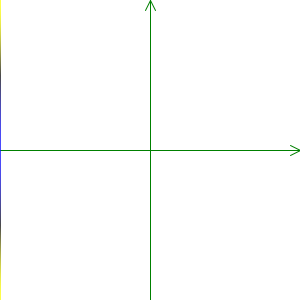
Frame 1 (no input)
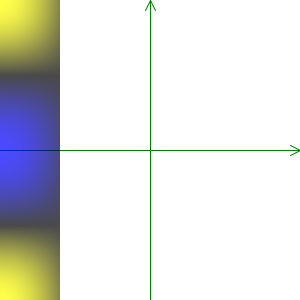
Frame 60 (the mouse pressed at the canvas centre just before this capture)
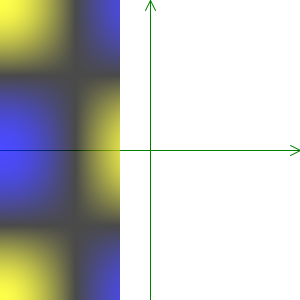
Frame 120 (the mouse held since frame 60 and released just before this capture)

The Processing sketch that drew these frames (run headless with seeded random() and noise(); from frame 60 on, the mouse is pressed at the canvas centre):

// Processing sketch: two_vars_chart_03_procedural
// ── two_vars_chart_03_procedural.pde
//Wykres funkcji dwu zmiennych w trybie proceduralnym
//-///////////////////////////////////////////////////////

float mojaFunkcja(float x,float y) //TO JEST WIZUALIZOWANA FUNKCJA TRYGONOMETRYCZNA
{
  return cos(x)*cos(y);
}

//Globalne ustawienia
float krokX,krokY,mnozZ;
void setup()
{
  size(300,300);
  smooth();
  background(255);
  krokX=(PI*2)/width; //Jaki fragment X na jedną kolumnę okna o długości width
  krokY=(PI*2)/height; //Jaki fragment Y na jeden wiersz okna o wysokości height
  mnozZ=255;
  axes();
  //blendMode(REPLACE);
}

int k=0; //Licznik pętli po kolumnach ukrytej w wywołaniach draw()
void draw() //Rysuje wykres kolumna po kolumnie
{
  if(k<width) //Przejście po wszystkich kolumnach pikseli
  {
    float x=k*krokX-PI;   //Przeliczenie kolumny okna na x , chcemy żeby też były ujemne
    for(int w=0;w<height;w++) // a w kolumnach przejście po wszystkich wierszach
    {
      float y=(height-w)*krokY-PI; //Przeliczenie wiersza okna na y , chcemy żeby też były ujemne
      float z=mojaFunkcja(x,y);    //Obliczenie funkcji
      if(z>0) stroke(z*mnozZ,z*mnozZ,0); //Ustalenie koloru dla wyników dodatnich
      else    stroke(0,0,-z*mnozZ); // oraz dla ujemnych
      point(k,w);            //Nakreślenie punktu w odpowiednim miejscu
    }
  }
  else
  {
      axes();
  }
  k++; //Tu musimy sami zadbać o powiększanie licznika
}

void axes()  //rysunek układu współrzędnych
{
  stroke(0,128,0);
  line(0,height/2,width,height/2);          //Oś X
  line(width,height/2,width-10,height/2-5); //Grot X
  line(width,height/2,width-10,height/2+5); //Grot X c.d.
  line(width/2,0,width/2,height);           //Oś Y
  line(width/2,0,width/2+5,10);             //Pół grotu Y
  line(width/2,0,width/2-5,10);             //Drugie pół grotu Y
}

/// @date 2026-10-29 ( → https://github.com/borkowsk/bookProcessingEN)
